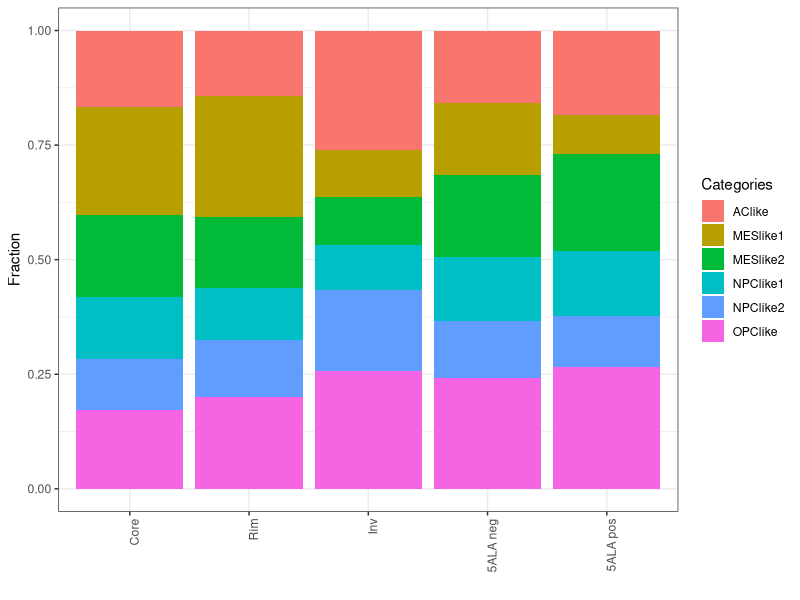

Generate this figure with R:
library(readxl)
data = read_excel("2I.xlsx")
attach(data)

level_order = c('Core', 'Rim', 'Inv',	'5ALA neg', '5ALA pos')

library(ggplot2)
library(ggthemes)
library(ggpubr)
library(ggplot2)
library(readxl)

# Stacked bar plot

ggplot(data, aes(fill=Categories, y=Values, x=factor(Group, level = level_order))) + 
  geom_bar(position="fill", stat="identity") + 
  theme_bw() + theme(axis.text.x = element_text(angle = 90, hjust = 1)) +
  ylab("Fraction") + xlab("")
